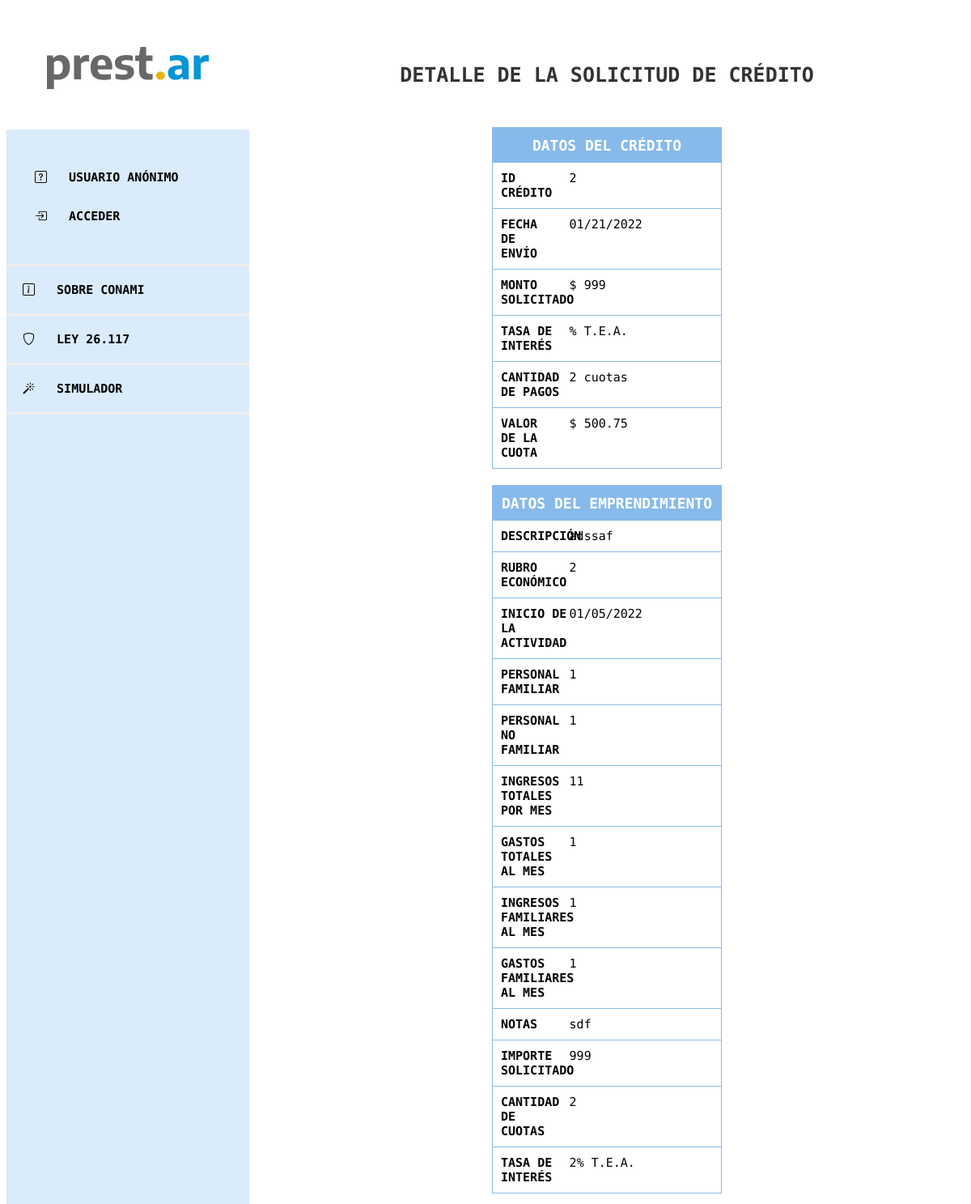
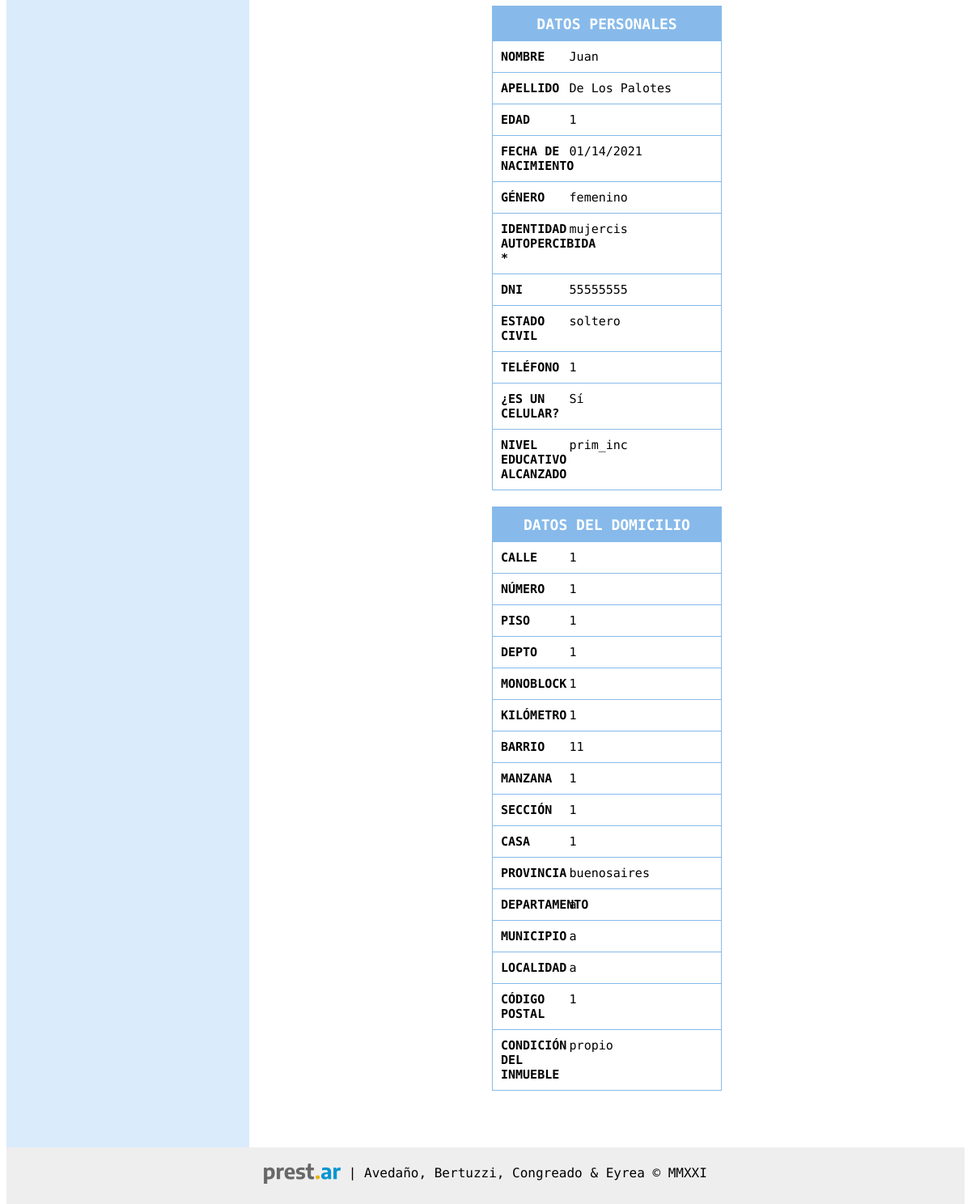
Page /solicitudes/2/ on the committed database (2 pictures, top to bottom).
### prestamos/models.py (models this page shows, shortened)
class Solicitud(models.Model):
    CUOTAS_LISTA = [
        ('1', '1'),
        ('3', '3'),
        ('6', '6'),
        ('9', '9'),
        ('12', '12'),
        ('18', '18'),
        ('24', '24'),
    ]
    RUBRO_LISTA = [
        ('Producción', 'Producción'),
        ('Comercialización', 'Comercialización'),
        ('Servicios', 'Servicios'),
    ]
    smvm = models.ForeignKey(
        SMVM, on_delete=models.CASCADE, null=True, default=1)
    author = models.ForeignKey(
        settings.AUTH_USER_MODEL, on_delete=models.CASCADE)
    emprendedor = models.ForeignKey(
        Emprendedor, on_delete=models.CASCADE, related_name='emprendedor')
    created_date = models.DateTimeField(
        default=timezone.now, null=True)
    descripcion_emp = models.TextField()
    rubro = models.CharField(max_length=200, choices=RUBRO_LISTA)
    inicio_actividad = models.DateField()
    domicilio_viv = models.ForeignKey(
        Domicilio, on_delete=models.CASCADE, related_name='domicilioviv', null=True)
    domicilio_emp = models.ForeignKey(
        Domicilio, on_delete=models.CASCADE, related_name='domicilioemp')
    datos_contacto = models.IntegerField(blank=True)
    personal_familiar = models.IntegerField()
    personal_nofamiliar = models.IntegerField()
    ingreso_emp_mes = models.IntegerField()
    gastos_emp = models.IntegerField()
    resultado_emp = models.IntegerField(null=True)
    ingresos_familiares_mes = models.IntegerField(null=True, blank=True)
    gastos_familiares_mes = models.IntegerField(null=True, blank=True)
    resultado_familiar = models.IntegerField(null=True)
    resultado_total = models.IntegerField(null=True)
    notas = models.TextField(blank=True)
    importe_solicitado = models.PositiveIntegerField()
    cant_cuotas = models.CharField(max_length=200, choices=CUOTAS_LISTA)
    tasa_anual = models.ForeignKey(
        TasaInteres, on_delete=models.CASCADE, null=True, default=1)
    destino1_texto = models.CharField(max_length=50, null=True)
    destino1_monto = models.IntegerField(null=True)
    destino2_texto = models.CharField(max_length=50, null=True)
    destino2_monto = models.IntegerField(null=True)
    destino3_texto = models.CharField(max_length=50, null=True)
    destino3_monto = models.IntegerField(null=True)
    cuota_final = models.DecimalField(
        decimal_places=2, max_digits=9, null=True)
    def calculo_cuota(self):
        interes = int(self.tasa_anual.tasa)/100
        cant_cuotas = int(self.cant_cuotas)
        calculo_cuota = round(self.importe_solicitado*(interes/12) /
                              (1-(1+(interes/12))**(-cant_cuotas)), 2)
        return round(calculo_cuota, 2)

class TasaInteres(models.Model):
    author = models.ForeignKey(
        settings.AUTH_USER_MODEL, on_delete=models.CASCADE)
    tasa = models.PositiveIntegerField()
    created_date = models.DateTimeField(
        default=timezone.now)
    def __str__(self):
        return '{}'.format(self.tasa)

class Domicilio(models.Model):
    PROVINCIAS_LISTA = [
        ('Buenos Aires', 'Buenos Aires'),
        ('CABA', 'CABA'),
        ('Catamarca', 'Catamarca'),
        ('Chaco', 'Chaco'),
        ('Chubut', 'Chubut'),
        ('Córdoba', 'Córdoba'),
        ('Corrientes', 'Corrientes'),
        ('Entre Ríos', 'Entre Ríos'),
        ('Formosa', 'Formosa'),
        ('Jujuy', 'Jujuy'),
        ('La Pampa', 'La Pampa'),
        ('La Rioja', 'La Rioja'),
        ('Mendoza', 'Mendoza'),
        ('Misiones', 'Misiones'),
        ('Neuquén', 'Neuquén'),
        ('Río Negro', 'Río Negro'),
        ('Salta', 'Salta'),
        ('San Juan', 'San Juan'),
        ('San Luis', 'San Luis'),
        ('Santa Cruz', 'Santa Cruz'),
        ('Santa Fe', 'Santa Fe'),
        ('Santiago del Estero', 'Santiago del Estero'),
        ('Tierra del Fuego', 'Tierra del Fuego'),
        ('Tucumán', 'Tucumán'),
    ]
    CONDICION_LISTA = [
        ('Propio', 'Propio'),
        ('Alquilado', 'Alquilado'),
        ('Prestado', 'Prestado'),
        ('Leasing', 'Leasing'),
        ('Otro', 'Otro'),
    ]
    calle = models.CharField(max_length=200)
    numero = models.CharField(max_length=20)
    piso = models.CharField(max_length=20, blank=True)
    depto = models.CharField(max_length=20, blank=True)
    monoblock = models.CharField(max_length=20, blank=True)
    kilometro = models.CharField(max_length=20, blank=True)
    barrio = models.CharField(max_length=200, blank=True)
    manzana = models.CharField(max_length=20, blank=True)
    seccion = models.CharField(max_length=20, blank=True)
    casa = models.CharField(max_length=20, blank=True)
    provincia = models.CharField(
        max_length=200, choices=PROVINCIAS_LISTA, null=True)
    departamento = models.CharField(max_length=200, blank=True)
    municipio = models.CharField(max_length=200, blank=True)
    localidad = models.CharField(max_length=200, blank=True)
    cod_postal = models.CharField(max_length=20, blank=True)
    condicion = models.CharField(max_length=200, choices=CONDICION_LISTA)

### accounts/models.py (models this page shows, shortened)
class Emprendedor(AbstractUser):
    GENEROS_LISTA = [
        ('F', 'Femenino'),
        ('M', 'Masculino'),
        ('X', 'Otre'),
    ]
    IDENTIDAD_LISTA = [
        ('Mujer cis', 'Mujer'),
        ('Hombre cis', 'Hombre'),
        ('Mujer trans', 'Mujer trans'),
        ('Hombre trans', 'Hombre trans'),
        ('No binarie', 'No binarie'),
        ('No declara', 'Prefiero no decir'),
    ]
    ESTADO_CIVIL = [
        ('Soltero', 'Soltero'),
        ('Casado', 'Casado'),
        ('Divorciado', 'Dovorciado'),
        ('Viudo', 'Viudo'),
        ('Concubinato', 'Concubinato'),
        ('Unión Civil', 'Unión civil'),
    ]
    NIVEL_EDUCATIVO = [
        ('Primario incompleto', 'Primario incompleto'),
        ('Primario Completo', 'Primario completo'),
        ('Primario completo', 'Secundario incompleto'),
        ('Secundario completo', 'Secundario completo'),
        ('Terciario incompleto', 'Terciario incompleto'),
        ('Terciario completo', 'Terciario completo'),
        ('Universitario incompleto', 'Universitario incompleto'),
        ('Universitario completo', 'Universitario completo'),
    ]
    nombre = models.CharField(max_length=200, null=True)
    apellido = models.CharField(max_length=200, null=True)
    genero = models.CharField(max_length=200, choices=GENEROS_LISTA)
    identidad = models.CharField(
        max_length=200, choices=IDENTIDAD_LISTA, blank=True, null=True)
    dni = models.IntegerField(null=True)
    fec_nac = models.DateField(null=True)
    estado_civil = models.CharField(
        max_length=200, choices=ESTADO_CIVIL, null=True)
    telefono = models.IntegerField(null=True)
    celular = models.BooleanField(default=True)
    email = models.CharField(max_length=200, null=True)
    educacion = models.CharField(
        max_length=200, choices=NIVEL_EDUCATIVO, null=True)
    provincia = models.CharField(max_length=20)
    domicilio = models.ForeignKey(
        "prestamos.Domicilio", on_delete=models.CASCADE)
    def age(self):
        age = int((date.today() - self.fec_nac).days / 365.25)
        return age

### prestamos/views.py (the view)
# urls.py: path('solicitudes/<int:pk>/', views.solicitud_detail, name='solicitud_detail'),
def solicitud_detail(request, pk):
    solicitud = get_object_or_404(Solicitud, pk=pk)
    return render(request, 'solicitudes/solicitud_detail.html', {'solicitud': solicitud})

### prestamos/templates/solicitudes/solicitud_detail.html
{% extends 'base.html' %}
{% block content %}
<header>
	DETALLE DE LA SOLICITUD DE CRÉDITO
</header>
<main>
<form target="_self" class="solicitud">{% csrf_token %}
			<div class="caja">
        <div class="grid-item titulo">DATOS DEL CRÉDITO</div>
          <div class="grid-item texto">ID CRÉDITO</div>
          <div class="grid-item">{{ solicitud.id }}</div>
          <div class="grid-item texto">FECHA DE ENVÍO</div>
          <div class="grid-item">{{ solicitud.created_date|date:"SHORT_DATE_FORMAT" }}</div>
          <div class="grid-item texto">MONTO SOLICITADO</div>
          <div class="grid-item">$ {{ solicitud.importe_solicitado}}</div>
          <div class="grid-item texto">TASA DE INTERÉS</div>
          <div class="grid-item">{{ solicitud.tasa_interes.tasa }}% T.E.A.</div>
          <div class="grid-item texto">CANTIDAD DE PAGOS</div>
          <div class="grid-item">{{ solicitud.cant_cuotas }} cuotas</div>
          <div class="grid-item texto">VALOR DE LA CUOTA</div>
          <div class="grid-item">$ {{ solicitud.calculo_cuota }}</div>
			</div>
      <div class="caja">
        <div class="grid-item titulo">DATOS DEL EMPRENDIMIENTO</div>
          <div class="grid-item texto">DESCRIPCIÓN</div>
          <div class="grid-item">{{ solicitud.descripcion_emp }}</div>
          <div class="grid-item texto">RUBRO ECONÓMICO</div>
          <div class="grid-item"> {{ solicitud.rubro }}</div>
          <div class="grid-item texto">INICIO DE LA ACTIVIDAD</div>
          <div class="grid-item">{{ solicitud.inicio_actividad|date:"SHORT_DATE_FORMAT" }}</div>
          <div class="grid-item texto">PERSONAL FAMILIAR</div>
          <div class="grid-item">{{ solicitud.personal_familiar}}</div>
          <div class="grid-item texto">PERSONAL NO FAMILIAR</div>
          <div class="grid-item">{{ solicitud.personal_nofamiliar }}</div>
          <div class="grid-item texto">INGRESOS TOTALES POR MES</div>
          <div class="grid-item">{{ solicitud.ingreso_emp_mes }}</div>
          <div class="grid-item texto">GASTOS TOTALES AL MES</div>
          <div class="grid-item">{{ solicitud.gastos_emp }}</div>
          <div class="grid-item texto">INGRESOS FAMILIARES AL MES</div>
          <div class="grid-item">{{ solicitud.ingresos_familiares_mes }}</div>
          <div class="grid-item texto">GASTOS FAMILIARES AL MES</div>
          <div class="grid-item">{{ solicitud.gastos_familiares_mes }}</div>
          <div class="grid-item texto">NOTAS</div>
          <div class="grid-item">{{ solicitud.notas }}</div>
          <div class="grid-item texto">IMPORTE SOLICITADO</div>
          <div class="grid-item">{{ solicitud.importe_solicitado }}</div>
          <div class="grid-item texto">CANTIDAD DE CUOTAS</div>
          <div class="grid-item">{{ solicitud.cant_cuotas }}</div>
          <div class="grid-item texto">TASA DE INTERÉS</div>
          <div class="grid-item">{{ solicitud.tasa_anual }}% T.E.A.</div>
			</div>
      <div class="caja">
        <div class="grid-item titulo">DATOS PERSONALES</div>
        <div class="grid-item texto">NOMBRE</div>
        <div class="grid-item">{{ solicitud.emprendedor.nombre }}</div>
        <div class="grid-item texto">APELLIDO</div>
        <div class="grid-item">{{solicitud.emprendedor.apellido }}</div>
        <div class="grid-item texto">EDAD</div>
        <div class="grid-item">{{solicitud.emprendedor.age}}</div>
        <div class="grid-item texto">FECHA DE NACIMIENTO</div>
        <div class="grid-item">{{ solicitud.emprendedor.fec_nac|date:"SHORT_DATE_FORMAT" }} </div>
        <div class="grid-item texto">GÉNERO</div>
        <div class="grid-item">{{solicitud.emprendedor.genero}}</div>
        <div class="grid-item texto">IDENTIDAD AUTOPERCIBIDA *</div>
        <div class="grid-item">{{solicitud.emprendedor.identidad}}</div>
        <div class="grid-item texto">DNI</div>
        <div class="grid-item">{{solicitud.emprendedor.dni}}</div>
        <div class="grid-item texto">ESTADO CIVIL</div>
        <div class="grid-item">{{solicitud.emprendedor.estado_civil}}</div>
        <div class="grid-item texto">TELÉFONO</div>
        <div class="grid-item">{{solicitud.emprendedor.telefono}}</div>
        <div class="grid-item texto">¿ES UN CELULAR?</div>
        <div class="grid-item">{{solicitud.emprendedor.celular|yesno:"Sí,No"}}</div>
        <div class="grid-item texto">NIVEL EDUCATIVO ALCANZADO</div>
        <div class="grid-item">{{solicitud.emprendedor.educacion}}</div>
      </div>
      <div class="caja">
        <div class="grid-item titulo">DATOS DEL DOMICILIO</div>
        <div class="grid-item texto">CALLE</div>
        <div class="grid-item">{{ solicitud.domicilio_emp.calle }}</div>
        <div class="grid-item texto">NÚMERO</div>
        <div class="grid-item">{{solicitud.domicilio_emp.numero }}</div>
        <div class="grid-item texto">PISO</div>
        <div class="grid-item">{{ solicitud.domicilio_emp.piso }} </div>
        <div class="grid-item texto">DEPTO</div>
        <div class="grid-item">{{solicitud.domicilio_emp.depto}}</div>
        <div class="grid-item texto">MONOBLOCK</div>
        <div class="grid-item">{{solicitud.domicilio_emp.monoblock}}</div>
        <div class="grid-item texto">KILÓMETRO</div>
        <div class="grid-item">{{solicitud.domicilio_emp.kilometro}}</div>
        <div class="grid-item texto">BARRIO</div>
        <div class="grid-item">{{solicitud.domicilio_emp.barrio}}</div>
        <div class="grid-item texto">MANZANA</div>
        <div class="grid-item">{{solicitud.domicilio_emp.manzana}}</div>
        <div class="grid-item texto">SECCIÓN</div>
        <div class="grid-item">{{solicitud.domicilio_emp.seccion}}</div>
        <div class="grid-item texto">CASA</div>
        <div class="grid-item">{{solicitud.domicilio_emp.casa}}</div>
        <div class="grid-item texto">PROVINCIA</div>
        <div class="grid-item">{{solicitud.domicilio_emp.provincia}}</div>
        <div class="grid-item texto">DEPARTAMENTO</div>
        <div class="grid-item">{{solicitud.domicilio_emp.departamento}}</div>
        <div class="grid-item texto">MUNICIPIO</div>
        <div class="grid-item">{{solicitud.domicilio_emp.municipio}}</div>
        <div class="grid-item texto">LOCALIDAD</div>
        <div class="grid-item">{{solicitud.domicilio_emp.localidad}}</div>
        <div class="grid-item texto">CÓDIGO POSTAL</div>
        <div class="grid-item">{{solicitud.domicilio_emp.cod_postal}}</div>
        <div class="grid-item texto">CONDICIÓN DEL INMUEBLE</div>
        <div class="grid-item">{{solicitud.domicilio_emp.condicion}}</div>
      </div>
	</form>
</main>
{% endblock %}

### static/css/style.css (style rules this page uses)
html { height: 100%; }
body { min-height: 100%; font-family: "Encode Sans", sans-serif !important; display: grid; grid-template: "menu header" "menu main" "menu main" "footer footer" / 300px 1fr; }
header { grid-area: header; font-size: 25px; padding: 70px 70px 50px 70px; text-align: center; font-weight: 900; color: #333; }
main { grid-area: main; padding-bottom: 50px; padding-left: 300px; padding-right: 300px; }
.caja { margin-bottom: 20px; display: grid; grid-template-columns: 30% 70%; border: 1px solid #87baea; }
.grid-item { padding: 10px; border-top: 1px solid #87baea; display: grid; align-items: left; font-size: 15px; }
.titulo { text-align: center; font-size: 18px; font-weight: bold; color: white; background-color: #87baea; grid-column-start: 1; grid-column-end: 3; }
.texto { font-size: 15px; font-weight: bold; }
html, body { font-family: Arial, Helvetica, sans-serif; }

### rows in the picture
Solicitud: id "2", created_date "01/21/2022", importe_solicitado "999", cant_cuotas "2", calculo_cuota "500.75", descripcion_emp "adssaf", rubro "2", inicio_actividad "01/05/2022", personal_familiar "1", personal_nofamiliar "1", ingreso_emp_mes "11", gastos_emp "1", ingresos_familiares_mes "1", gastos_familiares_mes "1", notas "sdf", tasa_anual "2", emprendedor.nombre "Juan", emprendedor.apellido "De Los Palotes", emprendedor.age "1", emprendedor.fec_nac "01/14/2021", emprendedor.genero "femenino", emprendedor.identidad "mujercis", emprendedor.dni "55555555", emprendedor.estado_civil "soltero", emprendedor.telefono "1", emprendedor.celular "Sí", emprendedor.educacion "prim_inc", domicilio_emp.calle "1", domicilio_emp.numero "1", domicilio_emp.piso "1", domicilio_emp.depto "1", domicilio_emp.monoblock "1", domicilio_emp.kilometro "1", domicilio_emp.barrio "11", domicilio_emp.manzana "1", domicilio_emp.seccion "1", domicilio_emp.casa "1", domicilio_emp.provincia "buenosaires", domicilio_emp.departamento "a", domicilio_emp.municipio "a", domicilio_emp.localidad "a", domicilio_emp.cod_postal "1", domicilio_emp.condicion "propio"
